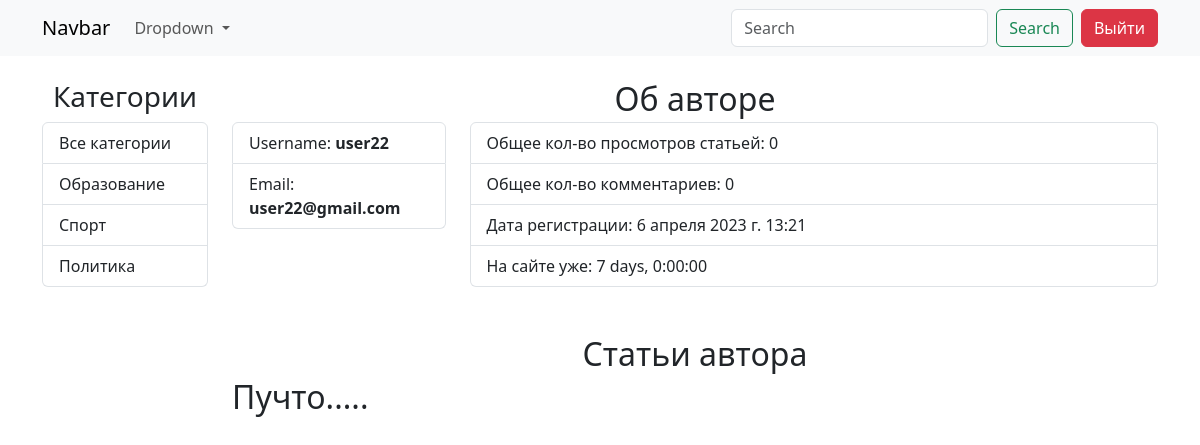
The page /profiles/user22/ (signed in) on the database its author committed.
### blog_app/models.py (models this page shows)
class Category(models.Model):
    title = models.CharField(verbose_name="Название категории", max_length=150)
    def get_absolute_url(self):
        return reverse("category_posts", kwargs={"category_id": self.pk})
    def __str__(self):
        return self.title
    class Meta:
        verbose_name = "Категория"
        verbose_name_plural = "Категории"

### blog_app/views.py (the view)
# urls.py: path("profiles/<str:username>/", views.user_posts_view, name="user_posts"),
def user_posts_view(request, username):
    user = User.objects.filter(username=username).first()
    posts = Post.objects.filter(author=user)
    total_views = sum([post.views for post in posts])
    total_comments = sum([post.comments.all().count() for post in posts])
    registered_time = datetime.now().date() - user.date_joined.date()
    context = {
        "user": user,
        "posts": posts,
        "username": username,
        "total_views": total_views,
        "total_posts": posts.count(),
        "total_comments": total_comments,
        "registered_time": registered_time
    }
    return render(request, "blog_app/user_posts.html", context)

### blog_app/templatetags/custom_tags.py (called while the page is built)
@register.simple_tag()
def get_categories():
    categories = Category.objects.all()
    return categories

### blog_app/templates/blog_app/user_posts.html (shortened to what this page needs)
{% extends 'base.html' %}
{% block content %}
<div class="mb-5">
    <h2 class="text-center mb-1">Об авторе</h2>
    <div class="row">
        <div class="col-3">
            <ul class="list-group">
                <li class="list-group-item">
                    Username: <b>{{ user.username }}</b>
                </li>
                <li class="list-group-item">
                    Email: <b>{{ user.email }}</b>
                </li>
            </ul>
        </div>
        <div class="col-9">
            <div class="list-group">
                <div class="list-group-item">
                    Общее кол-во просмотров статьей: {{total_views }}
                </div>
                <div class="list-group-item">
                    Общее кол-во комментариев: {{total_comments }}
                </div>
                <div class="list-group-item">
                    Дата регистрации: {{ user.date_joined }}
                </div>
                <div class="list-group-item">
                    На сайте уже: {{ registered_time }}
                </div>
            </div>
        </div>
    </div>
</div>
<h2 class="text-center mb-1">Статьи автора</h2>
{% include 'components/_posts-row.html' %}
{% endblock content %}

### templates/base.html (shortened to what this page needs)
{% load custom_tags %}
<!doctype html>
<html lang="en">
<head>
    <link rel="stylesheet" href="https://cdn.jsdelivr.net/npm/bootstrap@5.3.0-alpha1/dist/css/bootstrap.min.css">
    <link rel="stylesheet" href="https://cdn.jsdelivr.net/npm/bootstrap-icons@1.10.2/font/bootstrap-icons.css">
</head>
<body>
{% include 'components/_header.html' %}
<main>
    <div class="container">
        <div class="row justify-content-center">
            {% if request.path != '/login/' and request.path != '/registration/' %}
            <div class="col-2">
                <h3 class="text-center">Категории</h3>
                <div class="list-group">
                    {% get_categories as categories %}
                    <a href="{% url 'home' %}" class="list-group-item list-group-item-action">Все категории</a>
                    {% for category in categories %}
                    <a href="{{ category.get_absolute_url }}" class="list-group-item list-group-item-action">
                        {{ category }}
                    </a>
                    {% endfor %}
                </div>
            </div>
            {% endif %}
            {% if request.path != '/login/' and request.path != '/registration/' %}
            <div class="col-10">
            {% else %}
            <div class="col-4">
            {% endif %}
                {% block content %}
                {% endblock content %}
                </div>
            </div>
        </div>
</main>
</body>
</html>

### rows shown on the page
Category: title "Образование"
Category: title "Спорт"
Category: title "Политика"

### other values the page prints
{{ user.username }} "user22"
{{ user.email }} "user22@gmail.com"
{{ total_views }} "0"
{{ total_comments }} "0"
{{ user.date_joined }} "6 апреля 2023 г. 13:21"
